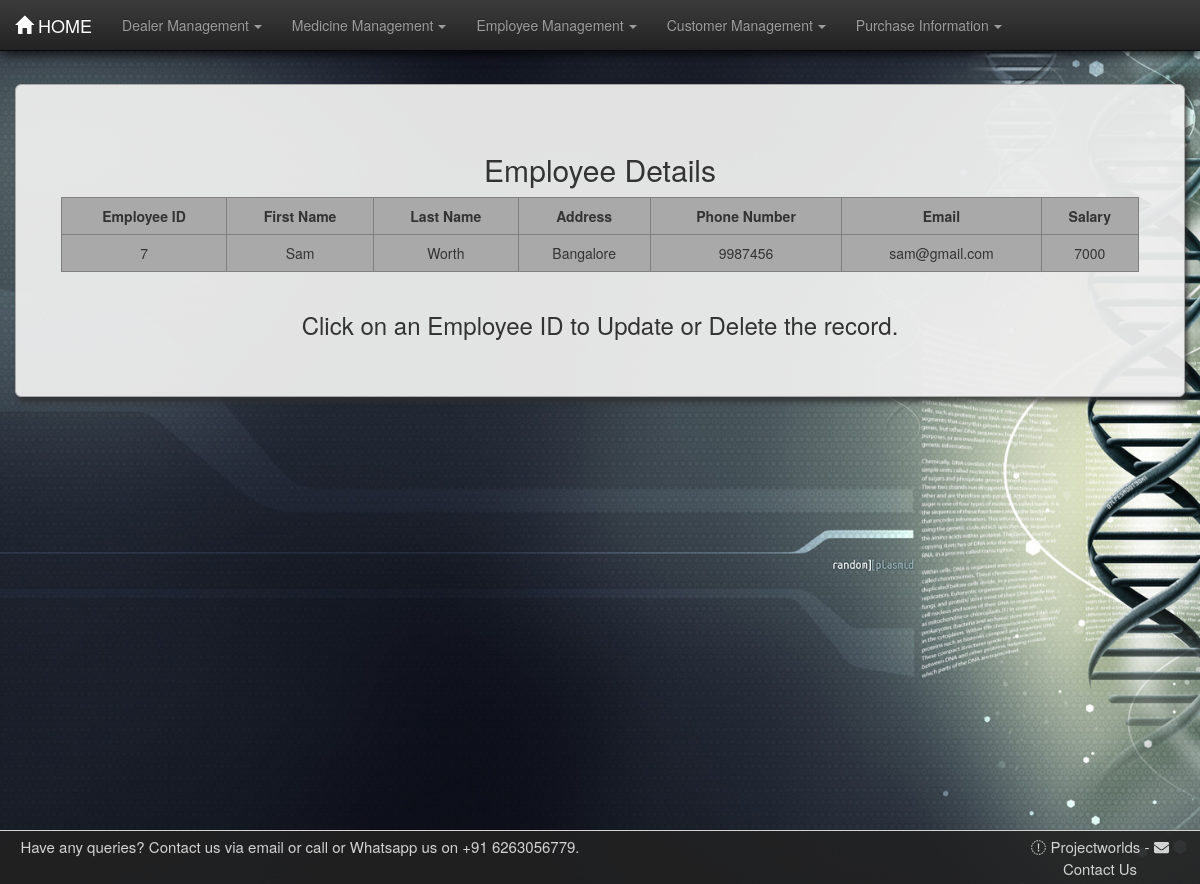
Screenshot of /pharma/emptable/ with the database file from the repository.
### pharma/models.py (models this page shows, shortened)
class Employee(models.Model):
    e_id    = models.IntegerField(unique=True)
    fname   = models.CharField(max_length=30)
    lname   = models.CharField(max_length=30)
    address = models.CharField(max_length=100)
    email   = models.CharField(max_length=50)
    sal     = models.CharField(max_length=20)
    phn_no  = models.BigIntegerField(unique=True)

### pharma/views.py (the view)
def emptable(request):
    emp = Employee.objects.all()
    dict = {"emp": emp}
    return render(request, 'pharma/emptable.html', dict)

### pharma/templates/pharma/emptable.html (shortened to what this page needs)
{% load staticfiles %}
<!DOCTYPE html>
<html lang="en">
<head>
    <link rel="stylesheet" href="{% static 'pharma/css/bootstrap.min.css' %}">
    <link rel="stylesheet" href="{% static 'pharma/css/bootstrap-theme.min.css' %}">
    <link rel="stylesheet" href="{% static 'pharma/css/style.css' %}">
</head>
<body>
<nav class="navbar navbar-inverse navbar-fixed-top">
    <div class="container-fluid">
        <div class="navbar-header">
            <a href="/pharma/" class="navbar-brand"><span
                    class="glyphicon glyphicon glyphicon-home"></span>&nbsp;HOME</a>
        </div>
        <div class="collapse navbar-collapse" id="thisnav">
            <ul class="nav navbar-nav">
                <li class="dropdown"><a href="#" class="dropdown-toggle" data-toggle="dropdown">Dealer Management<b
                        class="caret"></b></a>
                </li>
                <li class="dropdown"><a href="#" class="dropdown-toggle" data-toggle="dropdown">Medicine Management<b
                        class="caret"></b></a>
                </li>
                <li class="dropdown"><a href="#" class="dropdown-toggle" data-toggle="dropdown">Employee Management<b
                        class="caret"></b></a>
                </li>
                <li class="dropdown"><a href="#" class="dropdown-toggle" data-toggle="dropdown">Customer Management<b
                        class="caret"></b></a>
                </li>
                <li class="dropdown"><a href="#" class="dropdown-toggle" data-toggle="dropdown">Purchase Information<b
                        class="caret"></b></a>
                </li>
            </ul>
        </div>
    </div>
</nav>
<div class="container-fluid martop7">
    <div class="jumbotron jumcust">
        <h2>Employee Details</h2>
        <div class="row">
            <div class="col-md-1">
            </div>
            <table border="1" class="table table-responsive table-hover col-md-10">
                <tr>
                    <th>Employee ID</th>
                    <th>First Name</th>
                    <th>Last Name</th>
                    <th>Address</th>
                    <th>Phone Number</th>
                    <th>Email</th>
                    <th>Salary</th>
                </tr>
                {% for foo in emp %}
                    <tr>
                        <td class="idlink"><a href="/pharma/empformview{{ foo.id }}/">{{ foo.e_id }}</a></td>
                        <td>{{ foo.fname }}</td>
                        <td>{{ foo.lname }}</td>
                        <td>{{ foo.address }}</td>
                        <td>{{ foo.phn_no }}</td>
                        <td>{{ foo.email }}</td>
                        <td>{{ foo.sal }}</td>
                    </tr>
                {% endfor %}
            </table>
        </div>
        <footer><h3>Click on an Employee ID to Update or Delete the record.</h3></footer>
    </div>
</div>
<footer id="contact" class="container-fluid text-center">
    <div class="row">
        <div class="left-footer col-lg-6">
            <span class="footer-text">Have any queries? Contact us via email or call or Whatsapp  us on +91 6263056779.</span>
        </div>
        <div class="col-lg-4"></div>
        <div class="right-footer col-lg-2">
                <span class="linkto" onclick=" window.open('https://projectworlds.in/', '_blank'); return false;"><i
                        class="fab fa-globe-square prefix mr-1"></i> Projectworlds</span>
            <span>-</span>
            <span class="linkto" data-toggle="modal" data-target="#modalContactForm"><i
                    class="fa fa-envelope prefix mr-1"></i> Contact Us</span>
        </div>
    </div>
</footer>
</body>
</html>

### pharma/static/pharma/css/style.css (style rules this page uses)
body { background-image: url("images/bghome.jpg"); background-size: cover; background-attachment: fixed; min-height: 100vh; }
.caret { margin-left: 5px; }
table { text-align: center; border-collapse: collapse; background-color: darkgray; }
th { text-align: center; }
.martop7 { margin-top: 7%; }
.jumcust { box-shadow: 3px 5px 5px rgba(47, 47, 47, 0.8); border: 1px solid darkgrey; border-radius: 0px; text-align: center; background-color: rgba(238, 238, 238, 0.95); }
.table>tbody>tr>td, .table>tbody>tr>th { border-top: none; }
a:link { text-decoration: none; color: #333; }
#contact { padding-top: 0.5rem; padding-bottom: 0.5rem; border-top: 1px solid; background-color: rgba(34, 34, 34, 0.9); color: lightgray; font-size: 1.5rem; position: fixed; left: 0; bottom: 0; width: 100%; }
.linkto { cursor: pointer; }
.navbar { box-shadow: 2px 3px 10px rgba(0, 0, 0, 0.8); }

### rows the page displays
Employee: e_id "7", fname "Sam", lname "Worth", address "Bangalore", phn_no "9987456", email "sam@gmail.com", sal "7000"
